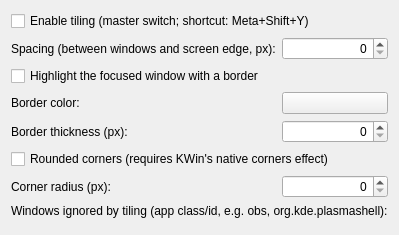
<?xml version="1.0" encoding="UTF-8"?>
<!-- UI nativa da config do KWin Script. Cada widget tem objectName = kcfg_<name>, fazendo o
     binding automático com as entradas de contents/config/main.xml (KConfigXT). -->
<ui version="4.0">
 <class>Form</class>
 <widget class="QWidget" name="Form">
  <layout class="QFormLayout" name="formLayout">
   <item row="0" column="0" colspan="2">
    <widget class="QCheckBox" name="kcfg_enabled">
     <property name="text">
      <string>Enable tiling (master switch; shortcut: Meta+Shift+Y)</string>
     </property>
    </widget>
   </item>
   <item row="1" column="0">
    <widget class="QLabel" name="labelGap">
     <property name="text">
      <string>Spacing (between windows and screen edge, px):</string>
     </property>
    </widget>
   </item>
   <item row="1" column="1">
    <widget class="QSpinBox" name="kcfg_gap">
     <property name="minimum"><number>0</number></property>
     <property name="maximum"><number>100</number></property>
     <property name="maximumWidth"><number>80</number></property>
     <property name="alignment"><set>Qt::AlignRight|Qt::AlignVCenter</set></property>
    </widget>
   </item>
   <item row="2" column="0" colspan="2">
    <widget class="QCheckBox" name="kcfg_activeBorder">
     <property name="text">
      <string>Highlight the focused window with a border</string>
     </property>
    </widget>
   </item>
   <item row="3" column="0">
    <widget class="QLabel" name="labelBorderColor">
     <property name="text">
      <string>Border color:</string>
     </property>
    </widget>
   </item>
   <item row="3" column="1">
    <widget class="KColorButton" name="kcfg_borderColor"/>
   </item>
   <item row="4" column="0">
    <widget class="QLabel" name="labelBorderWidth">
     <property name="text">
      <string>Border thickness (px):</string>
     </property>
    </widget>
   </item>
   <item row="4" column="1">
    <widget class="QSpinBox" name="kcfg_borderWidth">
     <property name="minimum"><number>0</number></property>
     <property name="maximum"><number>20</number></property>
     <property name="maximumWidth"><number>80</number></property>
     <property name="alignment"><set>Qt::AlignRight|Qt::AlignVCenter</set></property>
    </widget>
   </item>
   <item row="5" column="0" colspan="2">
    <widget class="QCheckBox" name="kcfg_roundedCorners">
     <property name="text">
      <string>Rounded corners (requires KWin's native corners effect)</string>
     </property>
    </widget>
   </item>
   <item row="6" column="0">
    <widget class="QLabel" name="labelCornerRadius">
     <property name="text">
      <string>Corner radius (px):</string>
     </property>
    </widget>
   </item>
   <item row="6" column="1">
    <widget class="QSpinBox" name="kcfg_cornerRadius">
     <property name="minimum"><number>0</number></property>
     <property name="maximum"><number>50</number></property>
     <property name="maximumWidth"><number>80</number></property>
     <property name="alignment"><set>Qt::AlignRight|Qt::AlignVCenter</set></property>
    </widget>
   </item>
   <item row="7" column="0" colspan="2">
    <widget class="QLabel" name="labelIgnoreList">
     <property name="text">
      <string>Windows ignored by tiling (app class/id, e.g. obs, org.kde.plasmashell):</string>
     </property>
    </widget>
   </item>
   <item row="8" column="0" colspan="2">
    <widget class="KEditListWidget" name="kcfg_ignoreList"/>
   </item>
  </layout>
 </widget>
 <customwidgets>
  <customwidget>
   <class>KColorButton</class>
   <extends>QPushButton</extends>
   <header>kcolorbutton.h</header>
  </customwidget>
  <customwidget>
   <class>KEditListWidget</class>
   <extends>QWidget</extends>
   <header>keditlistwidget.h</header>
  </customwidget>
 </customwidgets>
 <resources/>
 <connections/>
</ui>
